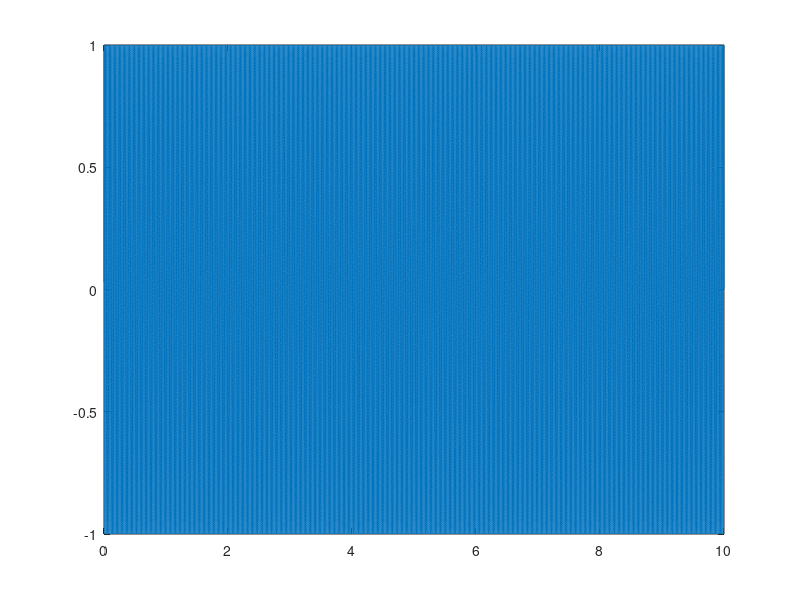
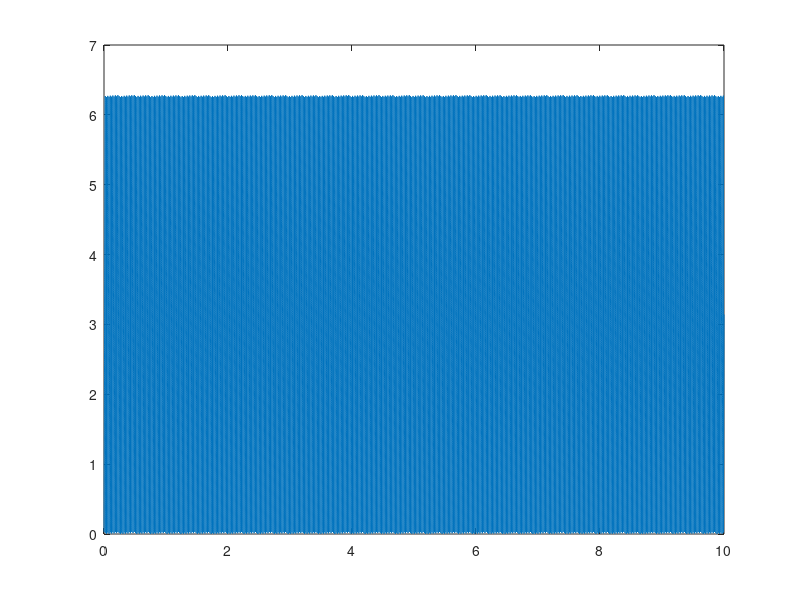

Write the MATLAB code that produced these figures, in order.
close all ;
clear ;
clc ;

freq = 49.15 ;
samples_f = 1e4 / freq ; 
samples = int32(1e4 / freq);

t = 1e-4:1e-4:10 ; 
ph = 2 * pi * freq * t ;

ph = mod(ph, 2*pi) ;

error = sin(ph) ;
figure ;
plot(t, error) ;
figure ;
plot(t, ph) ;

data = [error', ph'] ;
dlmwrite('test_error_phase.txt', data) ;

 